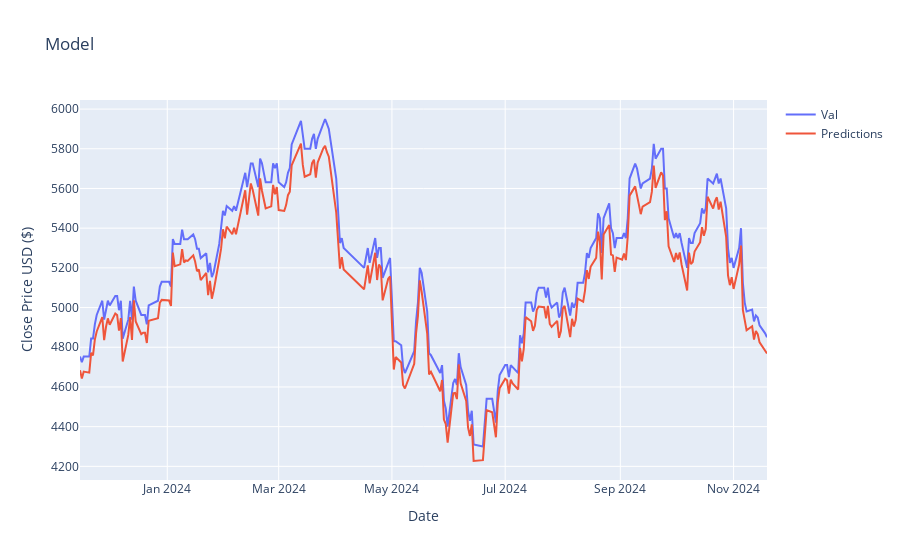

Notebook code cell kept with this figure:
### Code cell
from plotly import graph_objs as go

fig = go.Figure()

fig.add_trace(go.Scatter(x=valid['date'], y=valid['Close'], mode='lines', name='Val'))
fig.add_trace(go.Scatter(x=valid['date'], y=valid['Predictions'], mode='lines', name='Predictions'))

fig.update_layout(title='Model',
                        xaxis_title='Date',
                        yaxis_title='Close Price USD ($)')
fig.show()

### Figure 1 — Plotly figure (JSON) as saved in the notebook; plotly's stock layout.template omitted (floating-point values rounded to 4 significant figures; data arrays with more than 128 entries replaced by an {"elided": "..."} marker saying what was removed)
{"data": [{"mode": "lines", "name": "Val", "type": "scatter", "x": {"elided": "242 str values"}, "y": {"elided": "242 float values"}}, {"mode": "lines", "name": "Predictions", "type": "scatter", "x": {"elided": "242 str values"}, "y": {"elided": "242 float values"}}], "layout": {"title": {"text": "Model"}, "xaxis": {"title": {"text": "Date"}}, "yaxis": {"title": {"text": "Close Price USD ($)"}}}}
